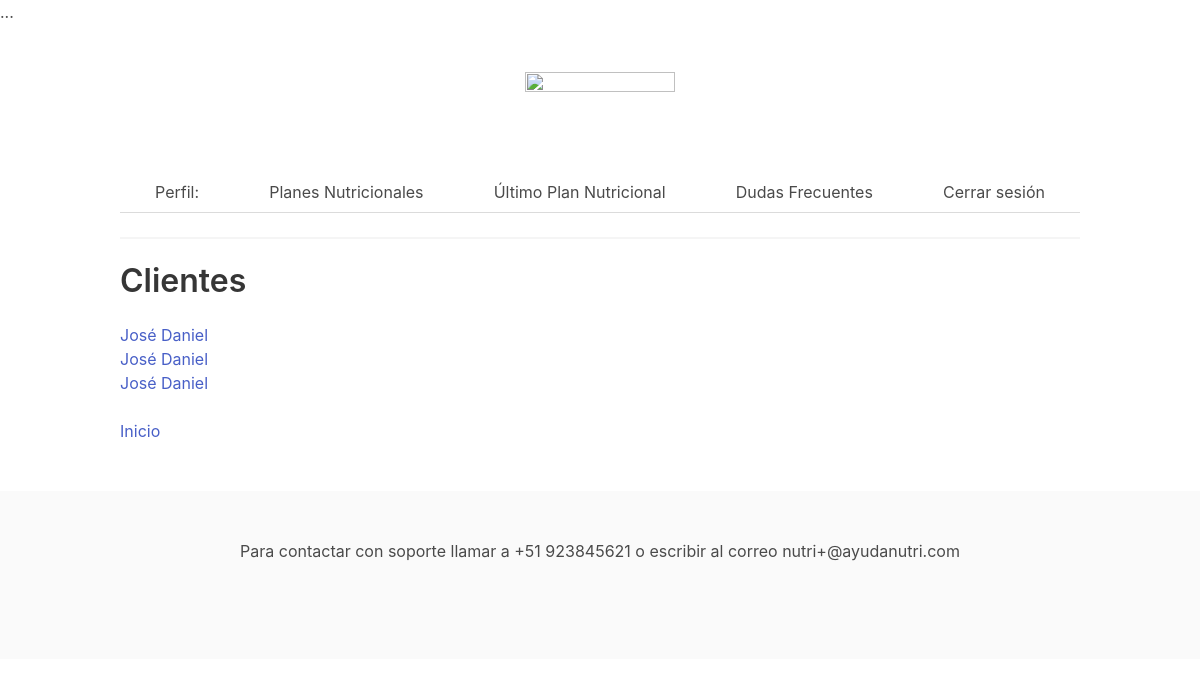
The app's page /perfil/ (signed in) with its own data.
### main/models.py (models this page shows, shortened)
class Profile(models.Model):
    user = models.OneToOneField(User, on_delete=models.CASCADE)
    documento_identidad = models.CharField(max_length=8)
    edad = models.FloatField()
    talla = models.FloatField()
    peso = models.FloatField()
    genero = models.CharField(max_length=2, choices=GENERO_CHOICES)
    nivelactividad = models.FloatField(choices=ACTIVO_CHOICES, null=True)
    alimentacion = models.FloatField(choices=ALIMENTACION_CHOICES, null=True)
    objetivo = models.FloatField(choices=OBJETIVO_CHOICES, null=True)
    def nombre(self):
        return self.user.first_name

### main/views.py (the view)
# urls.py: path('perfil/', views.ClienteListView.as_view(), name='perfillist'),
class ClienteListView(ListView):
  model = Profile
  template_name = "main/perfilist.html"

### main/templates/main/perfilist.html (shortened to what this page needs)
{% extends "base.html" %}
{% block content %}
        <h3 class="title">Clientes</h3>
        <ul>
            {%for cliente in  object_list%}
            <li>
                <a href="{%url 'cliente-detail' cliente.pk %}">{{cliente.nombre}}</a>
            </li>
            {%endfor%}
        </ul>
        <ul>
            <li><a href="{% url 'home' %}">Inicio</a></li>
        </ul>
{% endblock %}

### records on screen
Profile: nombre "José Daniel"
Profile: nombre "José Daniel"
Profile: nombre "José Daniel"
